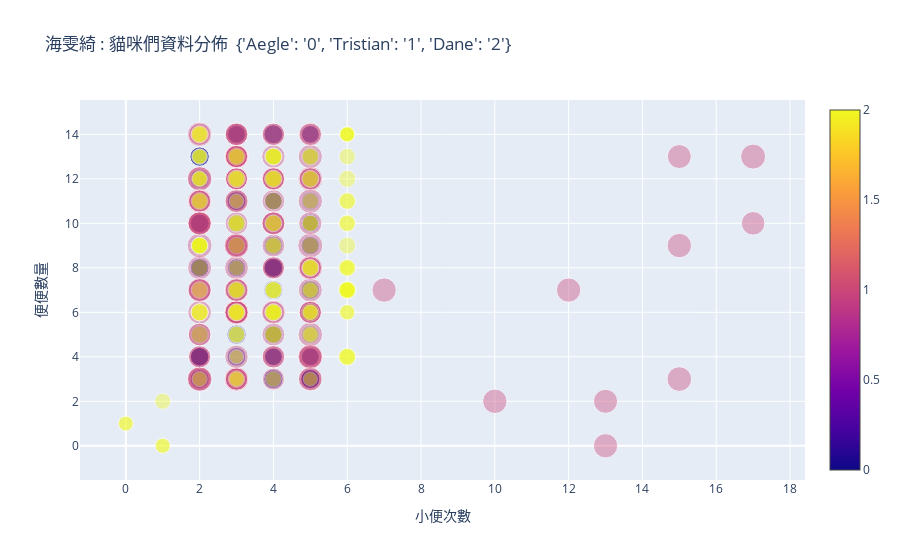

The notebook cell saved with this chart:
### Code cell
trace1 = go.Scatter(x=new_user_cats_df['小便次數'],
                     y=new_user_cats_df['便便數量'],
                     text=new_user_cats_df['體重'].astype(float).values,
                     name='',
                     mode='markers',
                     marker=dict(size=new_user_cats_df['體重'].astype(float).values,
                                       sizemode='diameter',
                                       sizeref=new_user_cats_df['體重'].astype(float).values.max()/25,
                                       opacity=0.4,
                                       color=Y,
                                       showscale=True),
                     legendgroup='Aegle Tristian Dane',
                     showlegend=True
)
layout5 = go.Layout(title=f'{username} : 貓咪們資料分佈  {dict1}',
                     xaxis=go.layout.XAxis(title_text="小便次數", showgrid=True,
                                     zeroline=True,
                                     showticklabels=True),
                     yaxis=go.layout.YAxis(title_text="便便數量", showgrid=True,
                                     zeroline=True,
                                     showticklabels=True),
                     hovermode='closest'
)
fig = go.Figure(data=trace1 , layout=layout5)
# fig.add_trace( trace1)
fig.show()

### Figure 1 — Plotly figure (JSON) as saved in the notebook; plotly's stock layout.template omitted (floating-point values rounded to 4 significant figures; data arrays with more than 128 entries replaced by an {"elided": "..."} marker saying what was removed)
{"data": [{"legendgroup": "Aegle Tristian Dane", "marker": {"color": {"elided": "347 int values"}, "opacity": 0.4, "showscale": true, "size": {"elided": "347 float values"}, "sizemode": "diameter", "sizeref": 0.302}, "mode": "markers", "name": "", "showlegend": true, "text": {"elided": "347 float values"}, "type": "scatter", "x": {"elided": "347 int values"}, "y": {"elided": "347 int values"}}], "layout": {"hovermode": "closest", "title": {"text": "海雯綺 : 貓咪們資料分佈  {'Aegle': '0', 'Tristian': '1', 'Dane': '2'}"}, "xaxis": {"showgrid": true, "showticklabels": true, "title": {"text": "小便次數"}, "zeroline": true}, "yaxis": {"showgrid": true, "showticklabels": true, "title": {"text": "便便數量"}, "zeroline": true}}}
